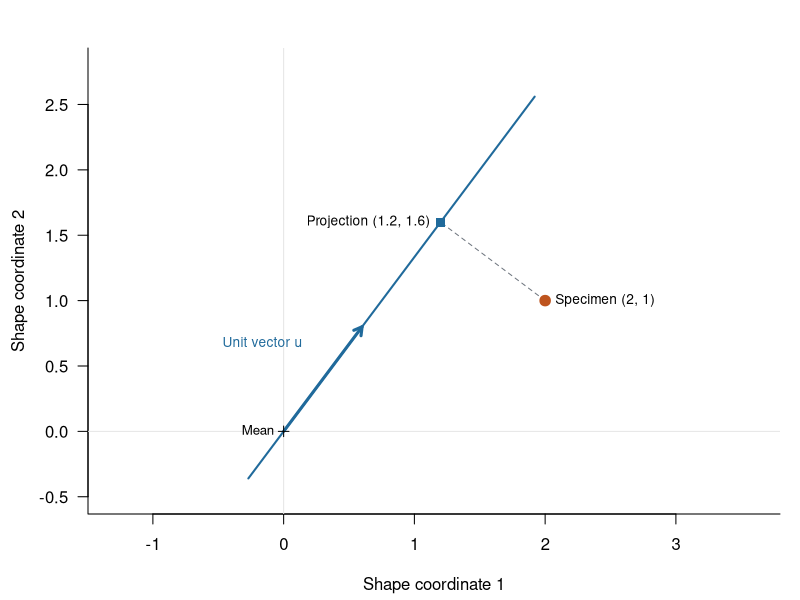
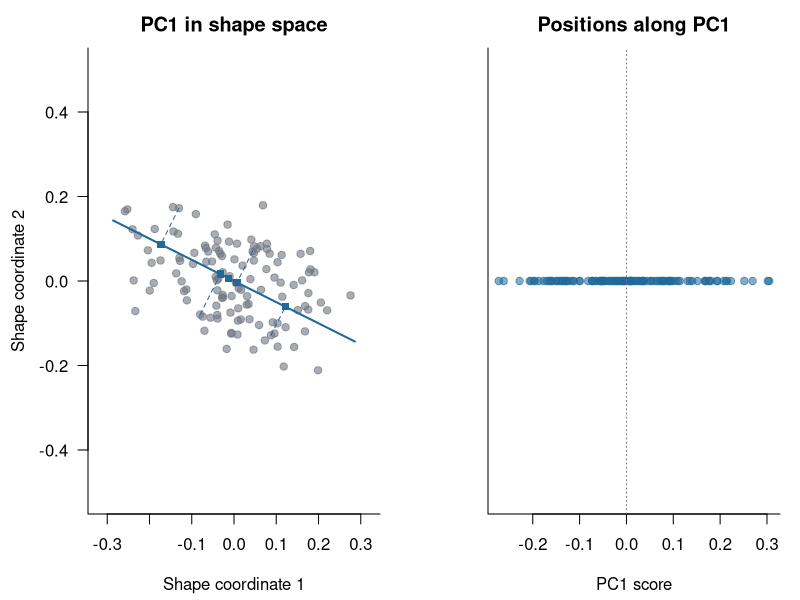
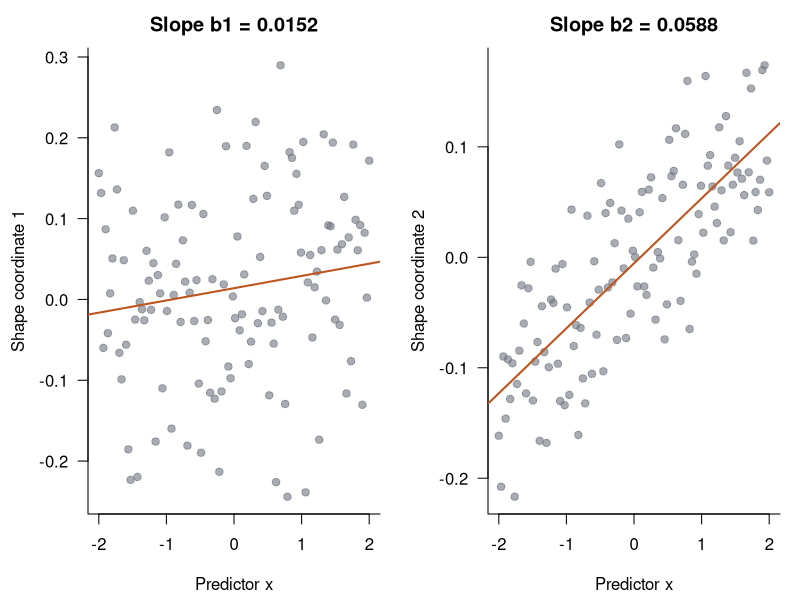
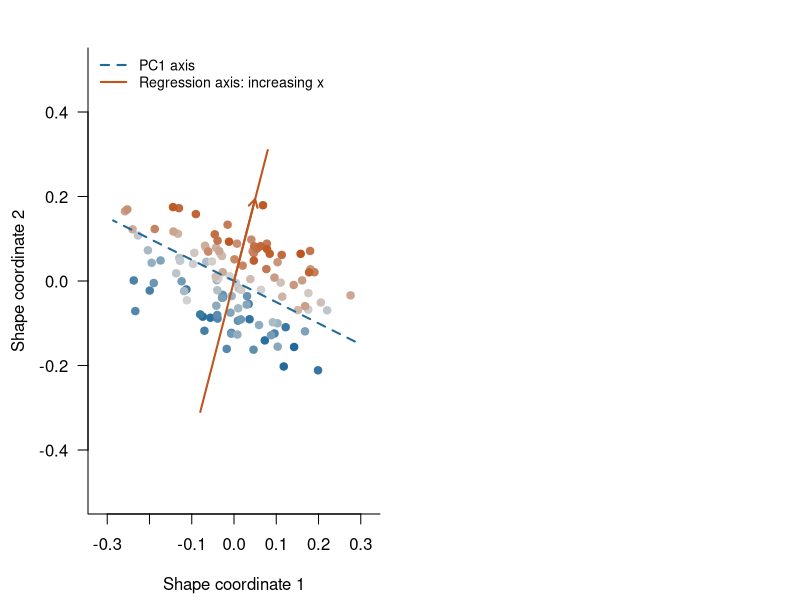
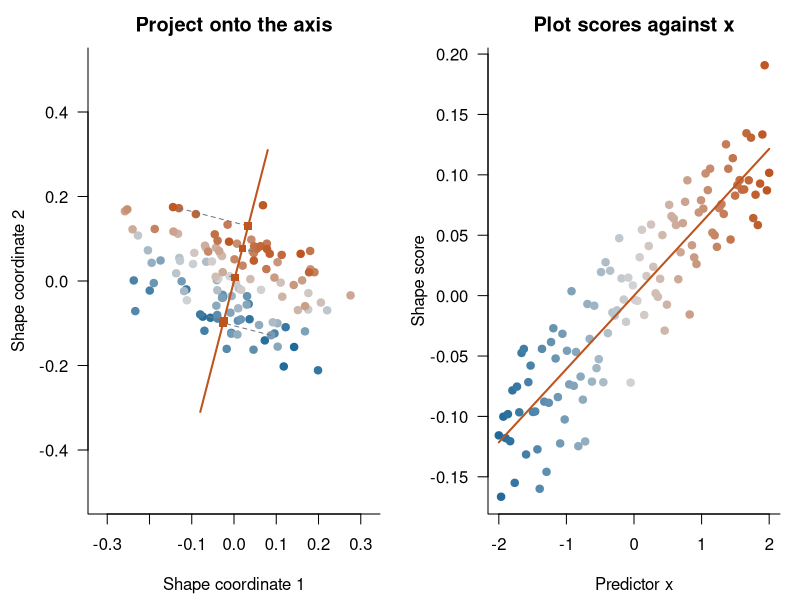
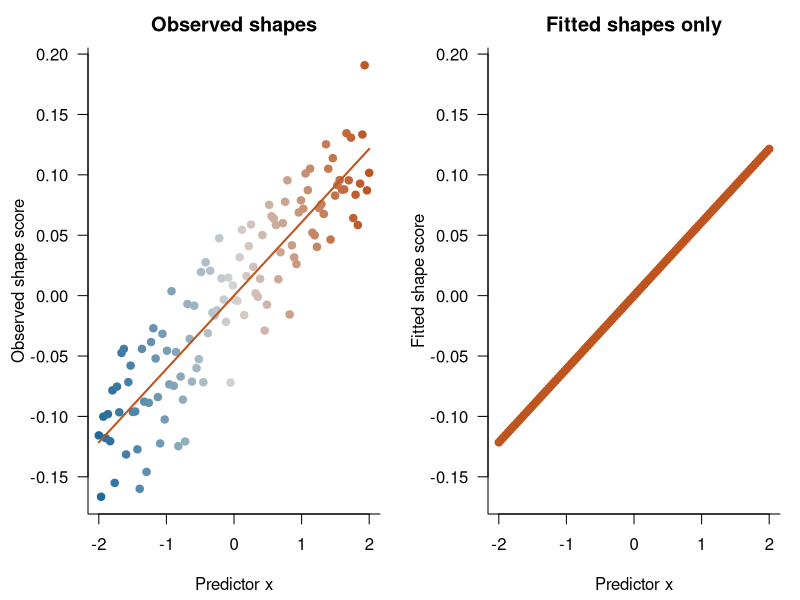

Generate these figures, in order, with R:
## ----plotting-defaults, include=FALSE-----------------------------------------
options(width=85)
blue <- "#206A9B"; orange <- "#BE541E"; gray <- "#707780"
par_default <- function() par(mar=c(4.3,4.4,2.4,1), las=1, bty="l")


## ----projection, fig.cap="The dashed segment meets the chosen axis at a right angle. The projected point has two coordinates, but its position along the axis is summarized by one score: s = 2."----
par_default()
y <- c(2,1); u <- c(3,4)/5
s <- sum(y*u); projected <- s*u
plot(NA, xlim=c(-0.5,2.8), ylim=c(-0.5,2.8), asp=1,
     xlab="Shape coordinate 1", ylab="Shape coordinate 2")
abline(h=0,v=0,col="gray90")
segments(-0.45*u[1],-0.45*u[2],3.2*u[1],3.2*u[2],col=blue,lwd=2)
arrows(0,0,u[1],u[2],length=.09,col=blue,lwd=3)
segments(y[1],y[2],projected[1],projected[2],lty=2,col=gray)
points(y[1],y[2],pch=19,cex=1.4,col=orange)
points(projected[1],projected[2],pch=15,cex=1.2,col=blue)
text(y[1],y[2],"Specimen (2, 1)",pos=4,cex=.82)
text(projected[1],projected[2],"Projection (1.2, 1.6)",pos=2,cex=.82)
text(.22,.67,"Unit vector u",pos=2,cex=.82,col=blue)
points(0,0,pch=3); text(0,0,"Mean",pos=2,cex=.8)


## ----simulate-----------------------------------------------------------------
set.seed(42)
n <- 120
x <- seq(-2,2,length.out=n)
beta_true <- c(0.025,0.055)
u_true <- beta_true/sqrt(sum(beta_true^2))
u_perp <- c(-u_true[2],u_true[1])

# Predictor effect + noise along that direction + larger perpendicular noise.
Y <- outer(x,beta_true) +
     outer(rnorm(n,sd=0.028),u_true) +
     outer(rnorm(n,sd=0.14),u_perp)
colnames(Y) <- c("shape_1","shape_2")
Yc <- scale(Y,center=TRUE,scale=FALSE)
xc <- x-mean(x)

# Do not standardize shape coordinates to unit variance.
pca <- prcomp(Y,center=TRUE,scale.=FALSE)
v1 <- pca$rotation[,1]
pc1_score <- drop(Yc %*% v1)
stopifnot(isTRUE(all.equal(pc1_score,unname(pca$x[,1]))))


## ----pca, fig.cap="Left: the shape cloud and the PC1 axis. Right: the same specimens reduced to their signed positions along PC1. The axis is chosen without using x."----
par(mfrow=c(1,2),mar=c(4.3,4.4,2.4,1),las=1,bty="l")
lim <- max(abs(Yc))*1.16
L <- seq(-lim,lim,length.out=100)
plot(Yc,asp=1,xlim=c(-lim,lim),ylim=c(-lim,lim),pch=19,
     col=adjustcolor(gray,.6),xlab="Shape coordinate 1",
     ylab="Shape coordinate 2",main="PC1 in shape space")
lines(L*v1[1],L*v1[2],col=blue,lwd=2)
ii <- c(10,30,60,90,110)
PP <- outer(pc1_score,v1)
segments(Yc[ii,1],Yc[ii,2],PP[ii,1],PP[ii,2],col=blue,lty=2)
points(PP[ii,1],PP[ii,2],pch=15,col=blue)
plot(pc1_score,rep(0,n),pch=19,col=adjustcolor(blue,.55),
     xlab="PC1 score",ylab="",yaxt="n",ylim=c(-1,1),
     main="Positions along PC1")
abline(v=0,lty=3,col=gray)


## ----regression---------------------------------------------------------------
fit <- lm(Y ~ x)
b <- as.numeric(coef(fit)["x",])
b_length <- sqrt(sum(b^2))
stopifnot(b_length > 0)
u_reg <- b/b_length
b


## ----slopes, fig.cap="Each regression has a slope. The pair of slopes gives the displacement in shape space associated with one unit of increase in x."----
par(mfrow=c(1,2),mar=c(4.3,4.4,2.4,1),las=1,bty="l")
for(j in 1:2){
  plot(x,Y[,j],pch=19,col=adjustcolor(gray,.6),xlab="Predictor x",
       ylab=paste("Shape coordinate",j),
       main=sprintf("Slope b%d = %.4f",j,b[j]))
  abline(coef(fit)[1,j],b[j],col=orange,lwd=2)
}


## ----axes, fig.cap="The same shape space, with two different axes. Color marks the predictor from low (blue) to high (orange). PC1 follows the dominant variation; the regression axis follows the estimated change with x."----
par_default()
cols <- colorRampPalette(c(blue,"#D4D4D4",orange))(n)
plot(Yc,asp=1,xlim=c(-lim,lim),ylim=c(-lim,lim),pch=19,col=cols,
     xlab="Shape coordinate 1",ylab="Shape coordinate 2")
lines(L*v1[1],L*v1[2],col=blue,lwd=2,lty=2)
lines(L*u_reg[1],L*u_reg[2],col=orange,lwd=2)
arrows(0,0,.20*u_reg[1],.20*u_reg[2],col=orange,lwd=2,length=.09)
legend("topleft",c("PC1 axis","Regression axis: increasing x"),
       col=c(blue,orange),lty=c(2,1),lwd=2,bty="n",cex=.85)


## ----scores-------------------------------------------------------------------
shape_score <- drop(Yc %*% u_reg)
projection <- outer(shape_score,u_reg)
fitted_centered <- outer(xc,b)
fitted_score <- xc*b_length


## ----score-plot, fig.cap="Left: observed shapes projected orthogonally onto the regression axis. Right: their scores plotted against x. The line is the score predicted by the multivariate regression, not a separate regression fitted to independent data."----
par(mfrow=c(1,2),mar=c(4.3,4.4,2.4,1),las=1,bty="l")
plot(Yc,asp=1,xlim=c(-lim,lim),ylim=c(-lim,lim),pch=19,col=cols,
     xlab="Shape coordinate 1",ylab="Shape coordinate 2",
     main="Project onto the axis")
lines(L*u_reg[1],L*u_reg[2],col=orange,lwd=2)
segments(Yc[ii,1],Yc[ii,2],projection[ii,1],projection[ii,2],
         lty=2,col=gray)
points(projection[ii,1],projection[ii,2],pch=15,col=orange)
plot(x,shape_score,pch=19,col=cols,xlab="Predictor x",
     ylab="Shape score",main="Plot scores against x")
lines(x,fitted_score,col=orange,lwd=2)


## ----observed-vs-fitted, fig.cap="Observed shapes give scores with scatter. Fitted shapes give scores exactly on a line. Use observed scores to visualize how specimens vary around the fitted relationship."----
par(mfrow=c(1,2),mar=c(4.3,4.4,2.4,1),las=1,bty="l")
yr <- range(c(shape_score,fitted_score))
plot(x,shape_score,pch=19,col=cols,ylim=yr,xlab="Predictor x",
     ylab="Observed shape score",main="Observed shapes")
lines(x,fitted_score,col=orange,lwd=2)
plot(x,fitted_score,pch=19,col=orange,ylim=yr,xlab="Predictor x",
     ylab="Fitted shape score",main="Fitted shapes only")


## ----variance-----------------------------------------------------------------
E <- residuals(fit)
R2_shape <- 1-sum(E^2)/sum(Yc^2)
R2_score <- summary(lm(shape_score ~ x))$r.squared
round(c(total_shape_R2=R2_shape,score_plot_R2=R2_score),3)


## ----reusable-function--------------------------------------------------------
regression_shape_scores <- function(Y,x) {
  Y <- as.matrix(Y)
  if(!is.numeric(Y) || !is.numeric(x) || nrow(Y)!=length(x))
    stop("Use numeric shape coordinates and a matching numeric predictor.")
  if(anyNA(Y) || anyNA(x) || any(!is.finite(Y)) || any(!is.finite(x)))
    stop("Align specimens and resolve missing/nonfinite values before fitting.")
  if(nrow(Y)<3 || ncol(Y)<1 || var(x)==0)
    stop("Need at least three observations, shape coordinates, and varying x.")
  Yc <- scale(Y,center=TRUE,scale=FALSE)
  fit <- lm(Y ~ x)
  b <- as.numeric(coef(fit)["x",])
  length_b <- sqrt(sum(b^2))
  if(!is.finite(length_b) || length_b==0)
    stop("A zero regression vector has no direction to project onto.")
  u <- b/length_b
  list(score=drop(Yc %*% u),direction=u,beta=b,
       fitted_score=(x-mean(x))*length_b,
       mean_shape=colMeans(Y),fit=fit,
       R2_shape=1-sum(residuals(fit)^2)/sum(Yc^2))
}
result <- regression_shape_scores(Y,x)
stopifnot(isTRUE(all.equal(result$score,shape_score)))


## ----full-pc-check------------------------------------------------------------
pc_fit <- lm(pca$x ~ x)
b_pc <- as.numeric(coef(pc_fit)["x",])
s_pc <- drop(pca$x %*% (b_pc/sqrt(sum(b_pc^2))))
stopifnot(max(abs(s_pc-shape_score)) < 1e-10)


## ----checks, include=FALSE----------------------------------------------------
stopifnot(abs(sum(u_reg^2)-1)<1e-12,
          max(abs(drop(crossprod(xc,E))))<1e-10,
          max(abs(shape_score-(fitted_score+drop(E %*% u_reg))))<1e-10,
          abs(coef(lm(shape_score ~ x))[2]-b_length)<1e-10,
          R2_score >= R2_shape-1e-12)
